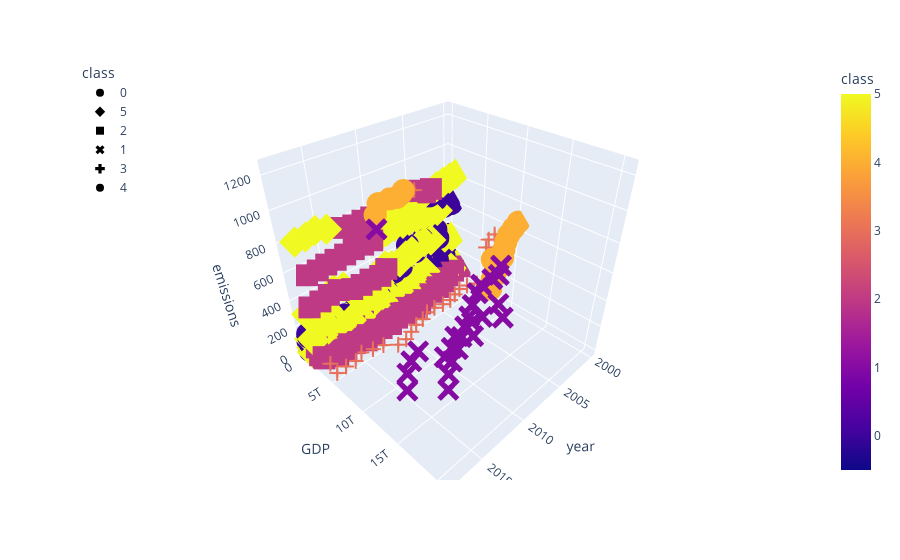

Source (notebook cell):
### Code cell
# plot with 3 figures
fig = px.scatter_3d(
    merged_data,
    x="year",
    y="GDP",
    z="emissions",
    color="class",
    symbol="class",
)
fig.update_layout(legend=dict(x=0, y=1))
fig.show()
